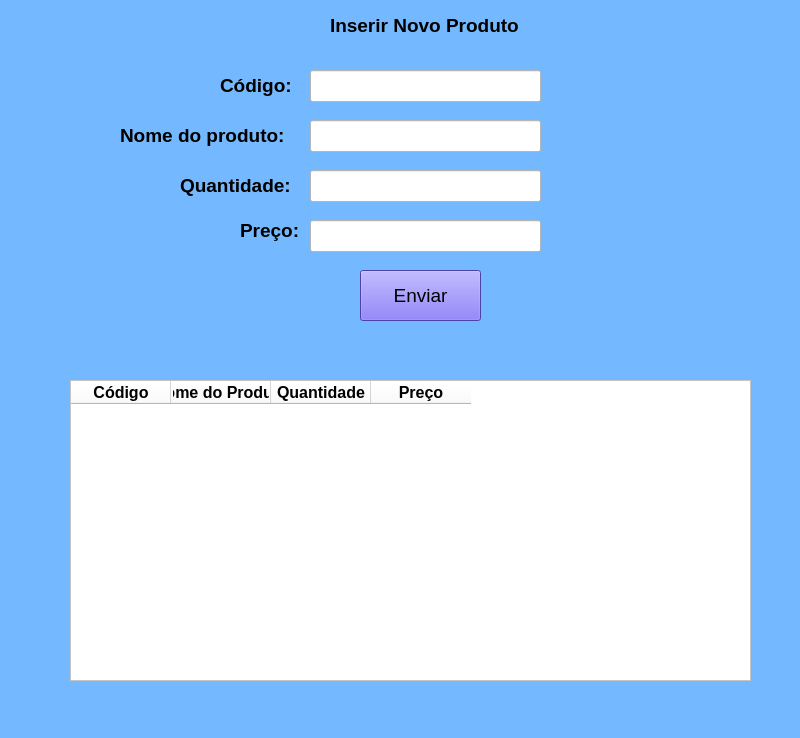
<?xml version="1.0" encoding="UTF-8"?>
<ui version="4.0">
 <class>MainWindow</class>
 <widget class="QMainWindow" name="MainWindow">
  <property name="geometry">
   <rect>
    <x>0</x>
    <y>0</y>
    <width>800</width>
    <height>738</height>
   </rect>
  </property>
  <property name="windowTitle">
   <string>MainWindow</string>
  </property>
  <property name="styleSheet">
   <string notr="true">background-color:rgb(116,185,255)</string>
  </property>
  <widget class="QWidget" name="centralwidget">
   <widget class="QLabel" name="label">
    <property name="geometry">
     <rect>
      <x>330</x>
      <y>0</y>
      <width>211</width>
      <height>51</height>
     </rect>
    </property>
    <property name="font">
     <font>
      <pointsize>14</pointsize>
      <weight>75</weight>
      <bold>true</bold>
     </font>
    </property>
    <property name="text">
     <string>Inserir Novo Produto</string>
    </property>
   </widget>
   <widget class="QLabel" name="label_2">
    <property name="geometry">
     <rect>
      <x>220</x>
      <y>70</y>
      <width>81</width>
      <height>31</height>
     </rect>
    </property>
    <property name="font">
     <font>
      <pointsize>14</pointsize>
      <weight>75</weight>
      <bold>true</bold>
     </font>
    </property>
    <property name="text">
     <string>Código:</string>
    </property>
   </widget>
   <widget class="QLineEdit" name="lineEdit">
    <property name="geometry">
     <rect>
      <x>310</x>
      <y>70</y>
      <width>231</width>
      <height>32</height>
     </rect>
    </property>
    <property name="font">
     <font>
      <pointsize>14</pointsize>
      <weight>75</weight>
      <bold>true</bold>
     </font>
    </property>
    <property name="styleSheet">
     <string notr="true">background-color: rgb(255, 255, 255);
color: rgb(0, 0, 0);</string>
    </property>
   </widget>
   <widget class="QLabel" name="label_3">
    <property name="geometry">
     <rect>
      <x>120</x>
      <y>120</y>
      <width>171</width>
      <height>31</height>
     </rect>
    </property>
    <property name="font">
     <font>
      <pointsize>14</pointsize>
      <weight>75</weight>
      <bold>true</bold>
     </font>
    </property>
    <property name="text">
     <string>Nome do produto:</string>
    </property>
   </widget>
   <widget class="QLineEdit" name="lineEdit_2">
    <property name="geometry">
     <rect>
      <x>310</x>
      <y>120</y>
      <width>231</width>
      <height>32</height>
     </rect>
    </property>
    <property name="font">
     <font>
      <pointsize>14</pointsize>
      <weight>75</weight>
      <bold>true</bold>
     </font>
    </property>
    <property name="styleSheet">
     <string notr="true">background-color:rgb(255,255,255);
color: rgb(0, 0, 0);</string>
    </property>
   </widget>
   <widget class="QLabel" name="label_4">
    <property name="geometry">
     <rect>
      <x>240</x>
      <y>220</y>
      <width>61</width>
      <height>21</height>
     </rect>
    </property>
    <property name="font">
     <font>
      <pointsize>14</pointsize>
      <weight>75</weight>
      <bold>true</bold>
     </font>
    </property>
    <property name="text">
     <string>Preço:</string>
    </property>
   </widget>
   <widget class="QLineEdit" name="lineEdit_3">
    <property name="geometry">
     <rect>
      <x>310</x>
      <y>170</y>
      <width>231</width>
      <height>32</height>
     </rect>
    </property>
    <property name="font">
     <font>
      <pointsize>14</pointsize>
      <weight>75</weight>
      <bold>true</bold>
     </font>
    </property>
    <property name="styleSheet">
     <string notr="true">background-color:rgb(255,255,255);
color:rgb(0,0,0);</string>
    </property>
   </widget>
   <widget class="QPushButton" name="pushButton">
    <property name="geometry">
     <rect>
      <x>360</x>
      <y>270</y>
      <width>121</width>
      <height>51</height>
     </rect>
    </property>
    <property name="font">
     <font>
      <pointsize>14</pointsize>
     </font>
    </property>
    <property name="styleSheet">
     <string notr="true">background-color: rgb(108, 92, 231);</string>
    </property>
    <property name="text">
     <string>Enviar</string>
    </property>
   </widget>
   <widget class="QLabel" name="label_5">
    <property name="geometry">
     <rect>
      <x>180</x>
      <y>170</y>
      <width>121</width>
      <height>31</height>
     </rect>
    </property>
    <property name="font">
     <font>
      <pointsize>14</pointsize>
      <weight>75</weight>
      <bold>true</bold>
     </font>
    </property>
    <property name="text">
     <string>Quantidade:</string>
    </property>
   </widget>
   <widget class="QLineEdit" name="lineEdit_4">
    <property name="geometry">
     <rect>
      <x>310</x>
      <y>220</y>
      <width>231</width>
      <height>32</height>
     </rect>
    </property>
    <property name="font">
     <font>
      <pointsize>14</pointsize>
      <weight>75</weight>
      <bold>true</bold>
     </font>
    </property>
    <property name="styleSheet">
     <string notr="true">background-color:rgb(255,255,255);
color:rgb(0,0,0);</string>
    </property>
   </widget>
   <widget class="QTableWidget" name="tableWidget">
    <property name="geometry">
     <rect>
      <x>70</x>
      <y>380</y>
      <width>681</width>
      <height>301</height>
     </rect>
    </property>
    <property name="font">
     <font>
      <pointsize>12</pointsize>
      <weight>50</weight>
      <bold>false</bold>
     </font>
    </property>
    <property name="styleSheet">
     <string notr="true">background-color: rgb(255, 255, 255);
color: rgb(0, 0, 0);</string>
    </property>
    <column>
     <property name="text">
      <string>Código</string>
     </property>
     <property name="font">
      <font>
       <pointsize>12</pointsize>
       <weight>75</weight>
       <bold>true</bold>
      </font>
     </property>
    </column>
    <column>
     <property name="text">
      <string>Nome do Produto</string>
     </property>
     <property name="font">
      <font>
       <pointsize>12</pointsize>
       <weight>75</weight>
       <bold>true</bold>
      </font>
     </property>
    </column>
    <column>
     <property name="text">
      <string>Quantidade</string>
     </property>
     <property name="font">
      <font>
       <pointsize>12</pointsize>
       <weight>75</weight>
       <bold>true</bold>
      </font>
     </property>
    </column>
    <column>
     <property name="text">
      <string>Preço</string>
     </property>
     <property name="font">
      <font>
       <pointsize>12</pointsize>
       <weight>75</weight>
       <bold>true</bold>
      </font>
     </property>
    </column>
   </widget>
  </widget>
  <widget class="QMenuBar" name="menubar">
   <property name="geometry">
    <rect>
     <x>0</x>
     <y>0</y>
     <width>800</width>
     <height>30</height>
    </rect>
   </property>
  </widget>
  <widget class="QStatusBar" name="statusbar"/>
 </widget>
 <resources/>
 <connections/>
</ui>
